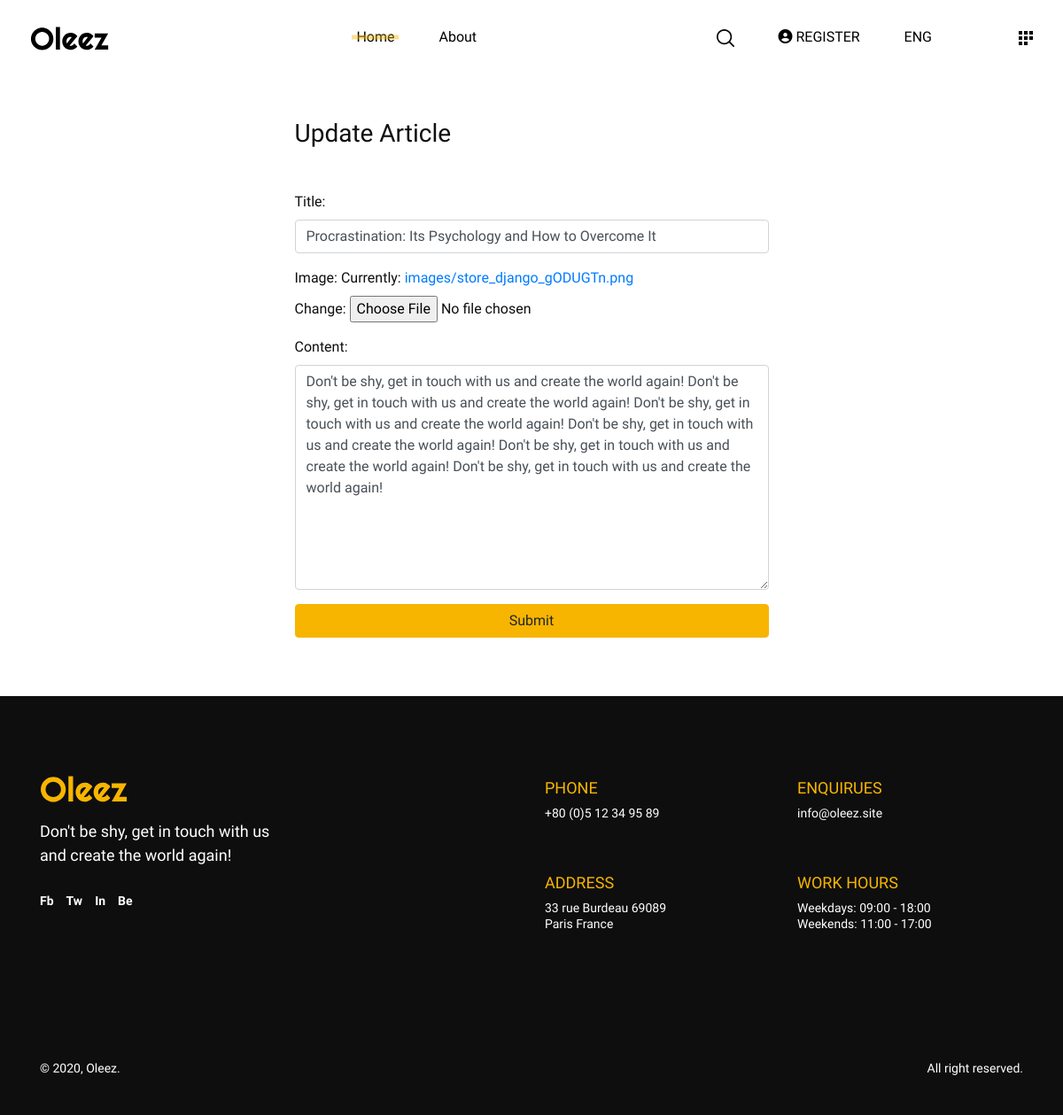
The app's page /update/1/ with its own data.
### crud_blog/models.py (models this page shows, shortened)
class Article(models.Model):
    user = models.ForeignKey(User, on_delete=models.CASCADE)
    title = models.CharField(max_length=150)
    content = models.TextField()
    image = models.ImageField(upload_to="images/", blank=True, null=True)
    timestamp = models.DateTimeField(auto_now=False, auto_now_add=False)

### crud_blog/views.py (the view)
# urls.py: path('update/<int:pk>/', update_article, name="update"),
def update_article(request, pk):
    article = Article.objects.get(id=pk)
    form = UpdateArticleForm(instance=article)
    if request.method == "POST":
        form = UpdateArticleForm(request.POST, request.FILES, instance=article)
        if form.is_valid():
            form.save()
            return redirect("blog:home")
        return redirect("blog:update")
    context = {
        "article": article,
        "form": form
    }
    return render(request, "crud_blog/update-article.html", context)

### crud_blog/forms.py
class UpdateArticleForm(forms.ModelForm):
    image = forms.FileField()
    class Meta:
        model = Article
        fields = [
            "title", "content", "image"
        ]
        widgets = {
            'title': forms.TextInput(attrs={
            'autocomplete': 'title',
            'class': 'form-control oleez-textinput',
            'id': 'validationCustomTitle',
            'aria-describedby': 'inputGroupPrepend',
            'required': 'true',
        }),
        'content': forms.Textarea(attrs={
            "name": "content",
            "id": "content",
            "rows": "10",
            "class": "oleez-textarea form-control",
            "required": "",
        })
    }

### crud_blog/templates/crud_blog/update-article.html (shortened to what this page needs)
{% extends "crud_blog/base.html" %}
{% load static %}
{% block content %}
<section class="article_section">
    <div class="container-fluid">
        <div class="article">
            <p class="h3">
                Update Article
            </p>
            <form method="POST" class="mt-5" enctype="multipart/form-data">
                <div class="form-group">
                  <label for="title">Title: </label>
                  {{ form.title }}
                </div>
                <div class="form-group">
                    <label for="image">Image: </label>
                    {{ form.image }}
                </div>
                <div class="form-group">
                  <label for="content">Content:</label>
                  {{ form.content }}
                </div>
                <div class="form-group">
                    <button type="submit" class="btn btn-primary btn-block">Submit</button>
                </div>
            </form>
        </div>
    </div>
</section
{% endblock content %}

### crud_blog/templates/crud_blog/update-article.html (style rules this page uses)
section.article_section { padding: 50px; }
div.article { max-width: 50%; margin: auto; }

### records on screen
Article: title "Procrastination: Its Psychology and How to Overcome It", content "Don't be shy, get in touch with us and create the world again! Don't be shy, get in touch with us and create the world again! Don't be shy, get in touch with us and create the world again! Don't be shy, get in touch with us and create the world again! Don't be shy, get in touch with us and create the world again! Don't be shy, get in touch with us and create the world again!"
